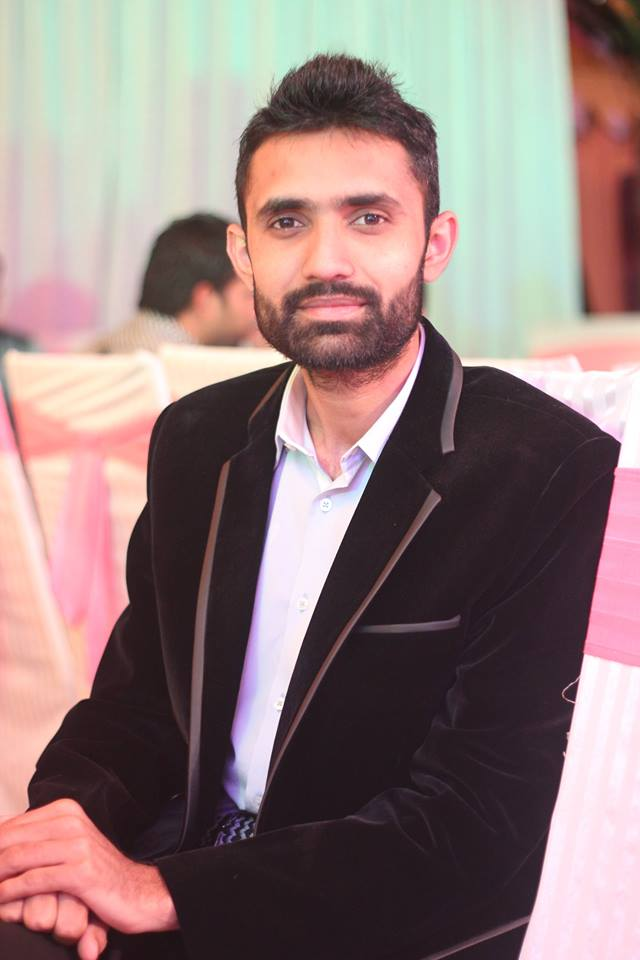
#> input picture test-data/test1.jpg, 640 x 960 px, given as the content of the folder training-data, which was not available
$ python FisherFaceRecognizer.py
#> lines starting #> are read from the running program, lines starting #| are printed output that depends on the picture; pictures that were not available may be replaced by others from this repository, and a replacement may not be noted
#Izvor: https://docs.opencv.org/3.4/da/d60/tutorial_face_main.html

import cv2
import os
import numpy as np
from sklearn.metrics import accuracy_score
from sklearn.metrics import classification_report


subjects=[]
width_d, height_d = 400, 500
detektirao_lice=0
ne_detektirano_lice=0
#funkcija za detekciju lica pomocu OpenCV
def detect_face(img):
    #Pretvoriti testne slike u sive slike jer open cv recognition tako očekuje
    gray = cv2.cvtColor(img, cv2.COLOR_BGR2GRAY)

    #učitavanje OpenCV face detector cv2.CascadeClassifier, korišten je  Haar classifier
    face_cascade = cv2.CascadeClassifier('opencv-files/haarcascade_frontalface_alt.xml')


    # koristimo metodu `detectMultiScale` klase `cv2.CascadeClassifier` za otkrivanje svih lica na slici
    # faces sadržava popis svih lica koja su detektirana
    faces = face_cascade.detectMultiScale(gray, scaleFactor=1.2, minNeighbors=5)

    #Ako lice nije definirano vrati originalnu sliku
    if (len(faces) == 0):
        return None, None

    # Kako su lica koja vraća metoda `detectMultiScale` zapravo pravokutnici (x, y, širina, visina),
    # a ne slike stvarnih lica, tako da moramo izdvojiti područje slike lica iz glavne slike.

    #izvlačimo područje lica, pod pretpostavkom da na slici imamo 1 lice
    (x, y, w, h) = faces[0]

    # izdvajamo područje lica iz sive slike, vraćamo  područje slike lica i pravokutnik lica.

    return gray[y:y+w, x:x+h], faces[0]


# Funkcija prepare_training_data čita slike u trening skupu koji prima kao parametar,
# Za svaku sliku u treningu čita sliku za nju detektira lice sa slike te vraća dva polja  iste veličine.
# Jedan popis će biti lista lica, a drugi drugi popis oznaka za svako lice


def prepare_training_data(data_folder_path):
#> called with data_folder_path = 'training-data'
    i=0
    dirs = os.listdir(data_folder_path)   #Dobija putanju za izlistanje mapa u gore prosljedenom paramtru koje predstavlja svaka svoju osobu

    faces = []  #lista u kojoj se spremaju sva lica
    labels = []   #lista u kojoj se spremaju sve labele

    for dir_name in dirs:    #idi kroz svaki direktorij to jest svaku mapu i procitaj slike u njemu, za svaki dir_name(naziv mape u treningu) u dirs(trening mapa)

        # Probaj dobiti nazive imena foldera
        if dir_name.startswith("."): continue
        if(i == 0): print("null indeks")
        print("i:", i)
        name = dir_name
        subjects.append(name)
        i_string= str(i)
        label = int(dir_name.replace(name, i_string))
        subject_dir_path = data_folder_path + "/" + dir_name    #definiranje trenutnog direktorija za trenutni subjekt subject_dir_path    #primjer sample subject_dir_path = "training-data/s1"
        subject_images_names = os.listdir(subject_dir_path)   #sprema naziv trenutne slike subjekta unutar subject direktorija

        for image_name in subject_images_names:    #za svaki naziv slike procitaj sliku u  subject_images_names

                if image_name.startswith("."):   #ignoriraj system files like .DS_Store
                    continue

                image_path = subject_dir_path + "/" + image_name   #stvori putanju slike path  #primjer image path = training-data/s1/1.pgm
                image = cv2.imread(image_path) #čitaj sliku na tom prosljedenom image_pathu
#> image is the input picture: shape (960, 640, 3); mean B, G, R 123.4, 124.7, 146.5
                cv2.imshow("Training on image...", cv2.resize(image, (width_d, height_d)))  #prikazati prozor slike za prikaz slike
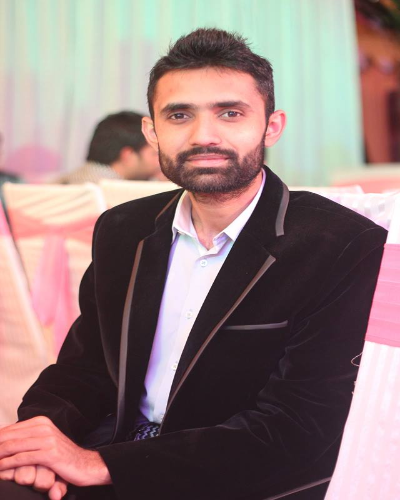
#> window 'Training on image...': shape (500, 400, 3); mean B, G, R 123.3, 124.7, 146.4
                cv2.waitKey(100)
                face, rect = detect_face(image)   #pozivamo funkciju za detekciju lica gore definiranu i prosljedujemo joj trenutnu sliku
#> in detect_face, `gray = cv2.cvtColor(img, cv2.COLOR_BGR2GRAY)`:
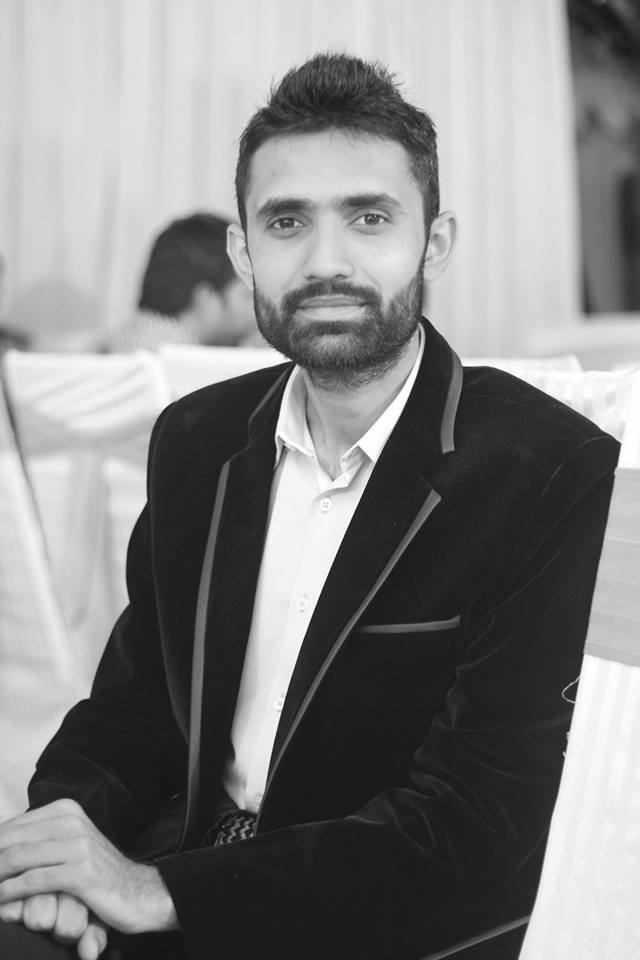
#> gray: shape (960, 640); min 9, max 255, mean 131.1
#> in detect_face, `faces = face_cascade.detectMultiScale(gray, scaleFactor=1.2, minNeighb..`: faces = [[213, 127, 239, 239]]
#> in detect_face, `(x, y, w, h) = faces[0]`: x = 213; y = 127; w = 239
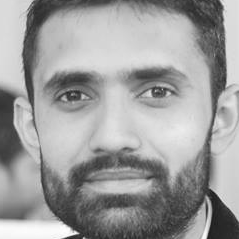
#> face: shape (239, 239); min 25, max 253, mean 156.5
#> rect = [213, 127, 239, 239]
                if face is not None: #ako lice nije none tj, ako je pronađeno lice
                    faces.append(cv2.resize(face, (width_d, height_d)))
                    labels.append(label)  #dodaj label za to lice
        i += 1
    cv2.destroyAllWindows()
    cv2.waitKey(1)
    cv2.destroyAllWindows()


    return faces, labels, subjects

print("Pripremam ppodatke za treniranje...")

from datetime import datetime
start_time = datetime.now()
faces, labels, subjects = prepare_training_data("training-data")  #Pozivanjem funkcije prepare_trening_data s parametrom trening mape dobivamo 2 liste jedna sadrži sva lica druga sve labele za sva lica
#> faces = 1 item; labels = [0]; subjects = ['test1.jpg']


print("subjects: ", subjects)
#| subjects:  ['test1.jpg']
print("Podaci pripremljeni")
end_time = datetime.now()
print('Vrijeme pripreme_ podatak tj detekcija i spremanje: {}'.format(end_time - start_time))


# Treniranje Face Recognizer u ovom primjeru ćemo koristiti FisherFaceRecognizer
#Kreiramo FisherFace face recognizer
face_recognizer = cv2.face.FisherFaceRecognizer_create()

from datetime import datetime
start_time = datetime.now()  #sluzi da prikaz trajanja vremena

#> (the run stopped early here; a loop or call above may not have finished)

$ run again, on test-data/test112LorenaJeger.jpeg
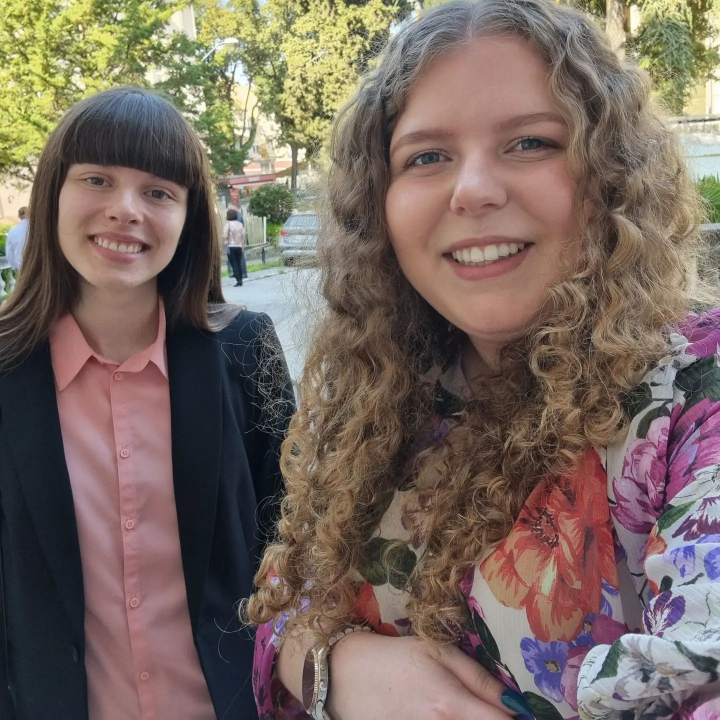
#> input picture test-data/test112LorenaJeger.jpeg, 1440 x 1439 px, given as the content of the folder training-data, which was not available (shown at 1/2 size)
#> in prepare_training_data, image is the input picture: shape (1439, 1440, 3); mean B, G, R 94.8, 103.6, 119
#> in detect_face, `gray = cv2.cvtColor(img, cv2.COLOR_BGR2GRAY)`:
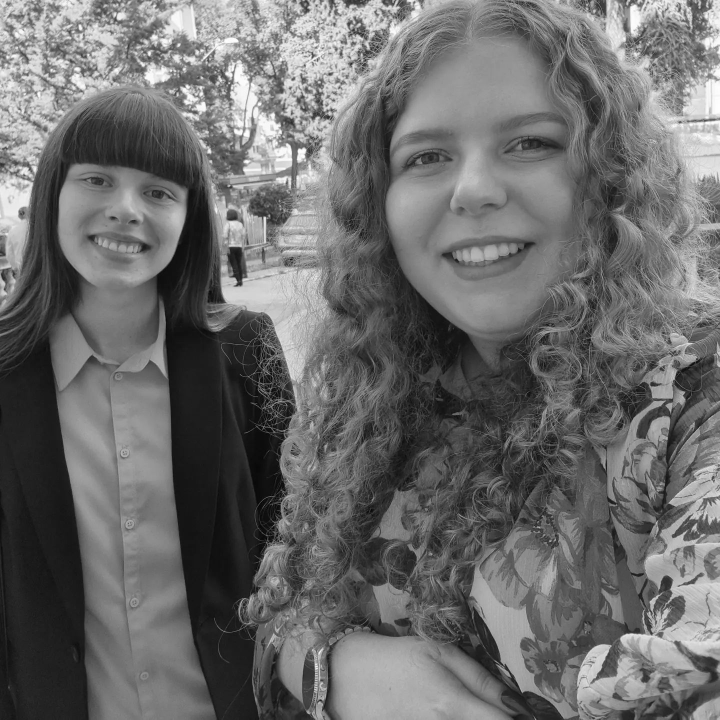
#> gray: shape (1439, 1440) (shown at 1/2 size); min 0, max 254, mean 107.2
#> in detect_face, `faces = face_cascade.detectMultiScale(gray, scaleFactor=1.2, minNeighb..`: faces = [[721, 118, 475, 475]]
#> x = 721; y = 118; w = 475
#> in prepare_training_data, `face, rect = detect_face(image)`:
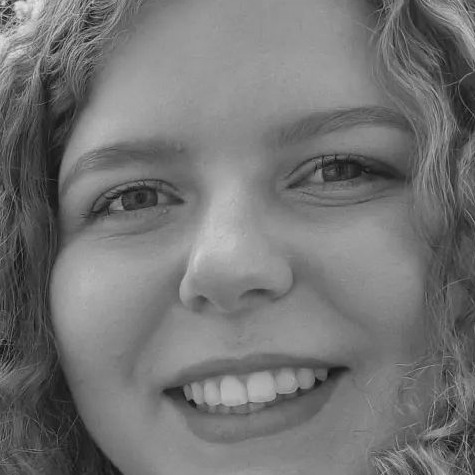
#> face: shape (475, 475); min 8, max 230, mean 116.2
#> rect = [721, 118, 475, 475]
#> `faces, labels, subjects = prepare_training_data("training-data")`: faces = 1 item; labels = [0]; subjects = ['test112LorenaJeger.jpeg']
#| subjects:  ['test112LorenaJeger.jpeg']

$ run again, on test-data/test11LorenaJeger.jpeg
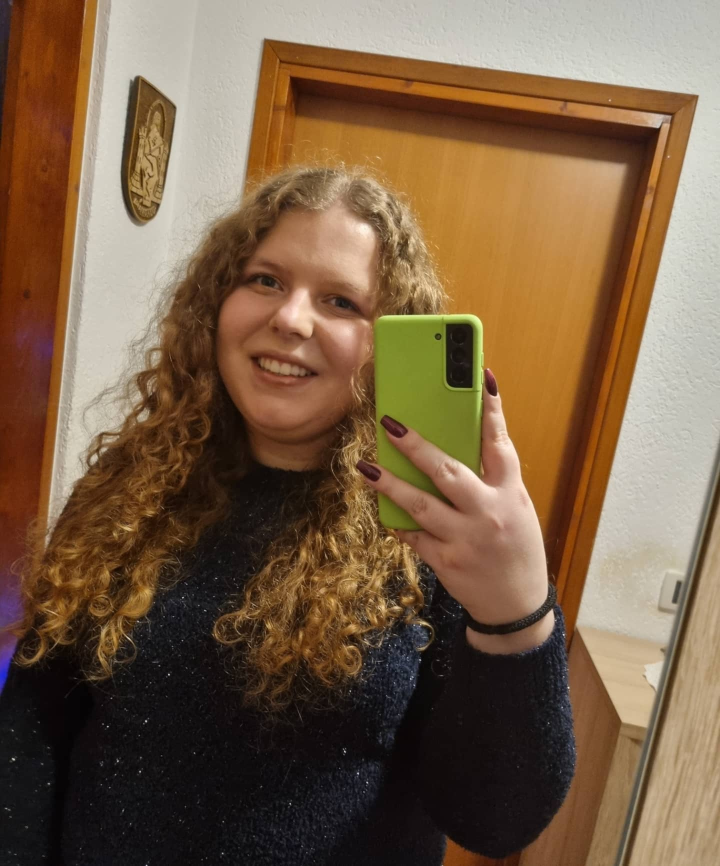
#> input picture test-data/test11LorenaJeger.jpeg, 1440 x 1732 px, given as the content of the folder training-data, which was not available (shown at 1/2 size)
#> in prepare_training_data, image is the input picture: shape (1732, 1440, 3); mean B, G, R 70.8, 96, 121.6
#> in detect_face, `gray = cv2.cvtColor(img, cv2.COLOR_BGR2GRAY)`:
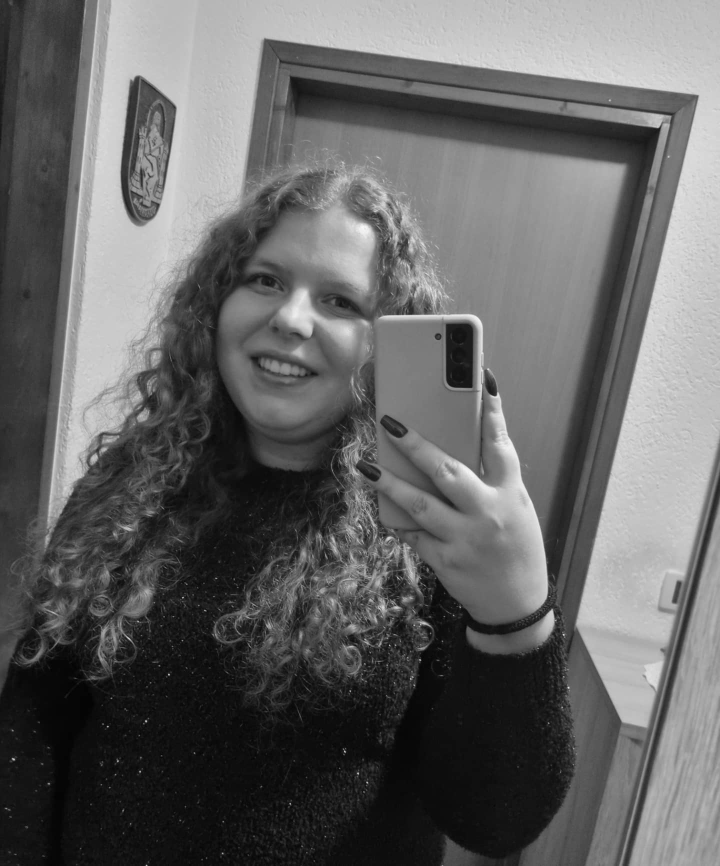
#> gray: shape (1732, 1440) (shown at 1/2 size); min 0, max 254, mean 100.8
#> in detect_face, `faces = face_cascade.detectMultiScale(gray, scaleFactor=1.2, minNeighb..`: faces = [[396, 424, 416, 416]]
#> x = 396; y = 424; w = 416
#> in prepare_training_data, `face, rect = detect_face(image)`:
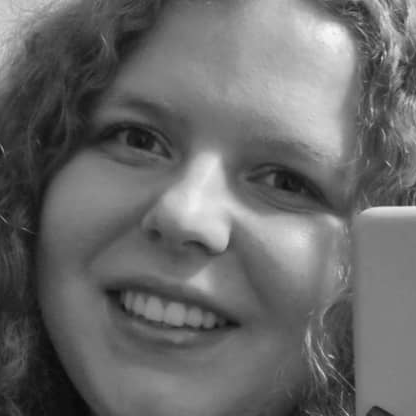
#> face: shape (416, 416); min 8, max 249, mean 105.7
#> rect = [396, 424, 416, 416]
#> `faces, labels, subjects = prepare_training_data("training-data")`: faces = 1 item; labels = [0]; subjects = ['test11LorenaJeger.jpeg']
#| subjects:  ['test11LorenaJeger.jpeg']

$ run again, on test-data/test12.jpeg
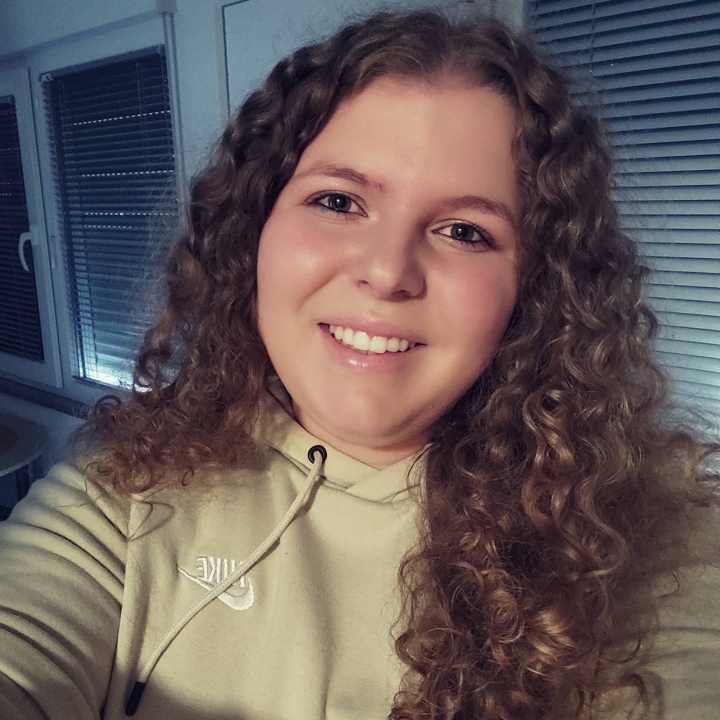
#> input picture test-data/test12.jpeg, 1440 x 1440 px, given as the content of the folder training-data, which was not available (shown at 1/2 size)
#> in prepare_training_data, image is the input picture: shape (1440, 1440, 3); mean B, G, R 90.3, 91.1, 103
#> in detect_face, `gray = cv2.cvtColor(img, cv2.COLOR_BGR2GRAY)`:
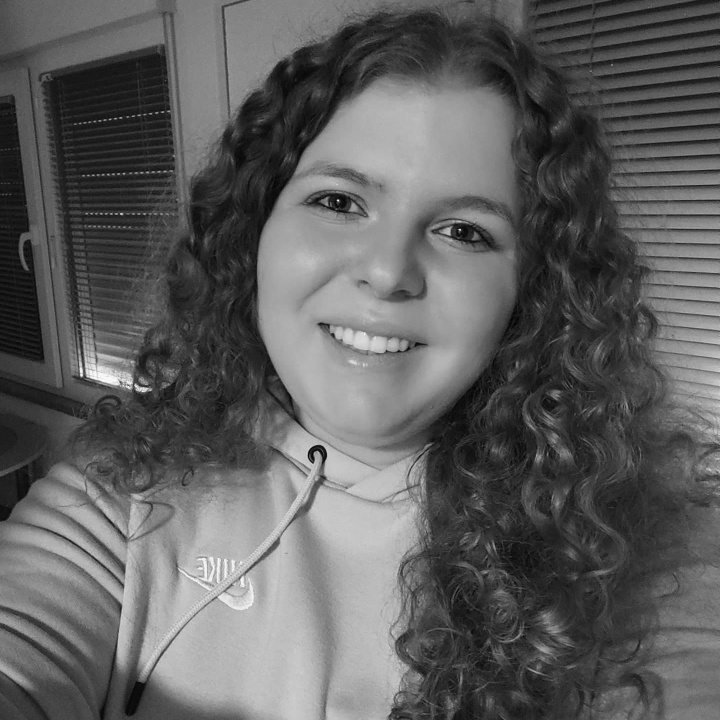
#> gray: shape (1440, 1440) (shown at 1/2 size); min 1, max 255, mean 94.6
#> in detect_face, `faces = face_cascade.detectMultiScale(gray, scaleFactor=1.2, minNeighb..`: faces = [[459, 181, 673, 673]]
#> x = 459; y = 181; w = 673
#> in prepare_training_data, `face, rect = detect_face(image)`:
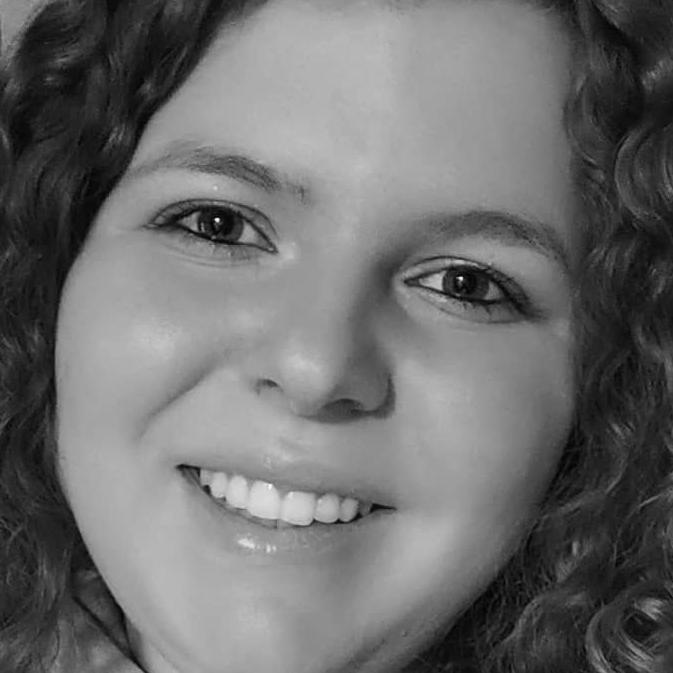
#> face: shape (673, 673); min 1, max 252, mean 108.3
#> rect = [459, 181, 673, 673]
#> `faces, labels, subjects = prepare_training_data("training-data")`: faces = 1 item; labels = [0]; subjects = ['test12.jpeg']
#| subjects:  ['test12.jpeg']
